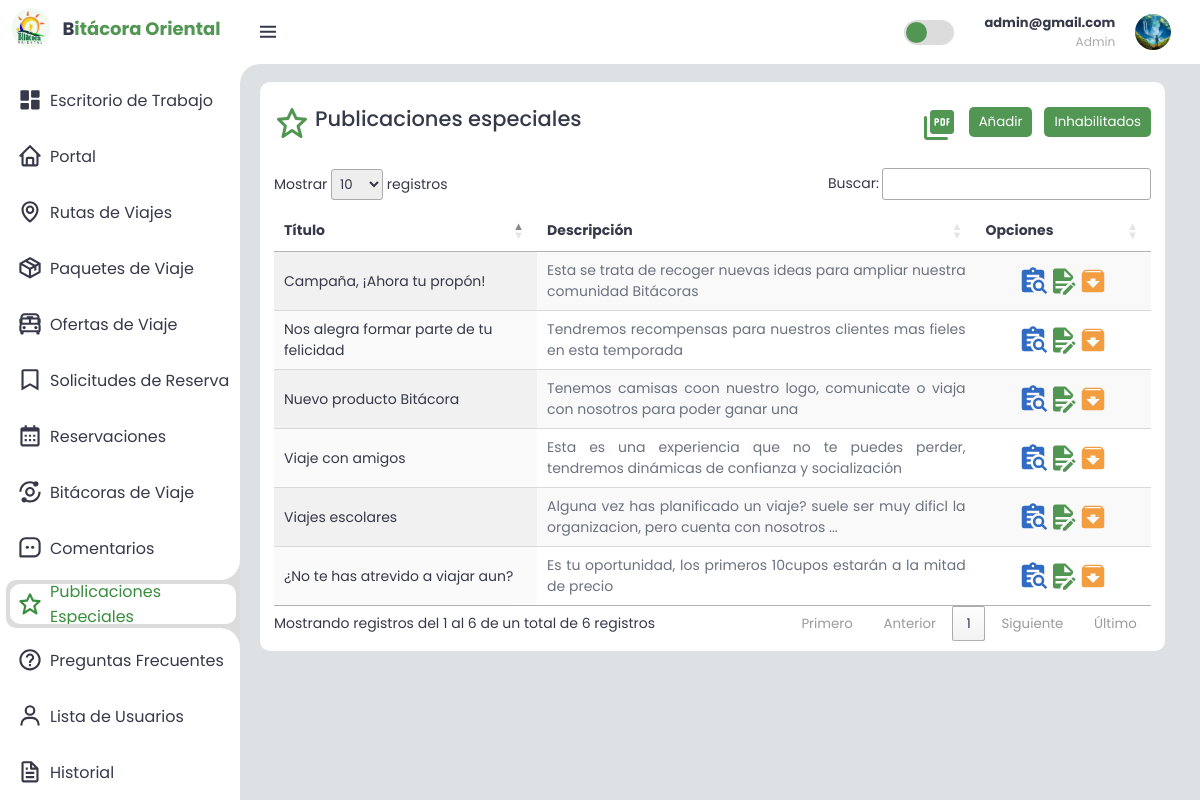
Page /index.php?controller=pubEspecial&action=list (signed in) on the committed database.
### tables this page shows
CREATE TABLE `pubspecials` (
  `idPubSpecial` int(11) NOT NULL COMMENT 'identificador unico de la publicacion especial',
  `title` varchar(100) NOT NULL COMMENT 'titulo unico de la publicacion especial',
  `description` varchar(300) NOT NULL COMMENT 'descripcion particular de la publicacion especial',
  `status` varchar(1) NOT NULL COMMENT 'indicador para saber si la publicacion especial esta habilitada o inhabilitada en el sistema',
  `idImage` int(11) NOT NULL COMMENT 'clave foranea que relaciona la publicacion especial con una imagen'
);

### index.php (called while the page is built, shortened)
<?php
try {
    require_once(CONTROLLER_PATH . "userSession.php");
    $controller = new $controllerName();
    $dataToView["data"] = array();
    if (method_exists($controller, $_GET["action"])){
        $dataToView['data'] = $controller->{$_GET["action"]}();
    }else{
        throw new Exception("Error en la acción del controlador, la acción no existe.");
    }
    require_once(VIEW_PATH . "template/header.php");
    require_once(VIEW_PATH . $controller->view . ".php");
    require_once(VIEW_PATH . "template/footer.php");
    } catch (PDOException $e) {
        putError($e);
    } catch (DivisionByZeroError $e) {
        putError($e);
    } catch (ArgumentCountError $e) {
        putError($e);
    } catch (TypeError $e) {
        putError($e);
    } catch (ErrorException $e) {
        putError($e);
    } catch (Exception $e) {
        putError($e);
}
?>

### controller/userSession.php (called while the page is built, shortened)
<?php
    class userSession {
        public function timeValidation(){
            $dateExpire = date("Y-m-d H:i:s");
            $seconds = strtotime($dateExpire) - strtotime($_SESSION['timeSession']) ;
            $minutes = $seconds / 60;
        }
    }
?>

### controller/pubEspecial.php (called while the page is built, shortened)
<?php
require_once(MODEL_PATH."pubEspecial.php");
    class pubEspecialController{
        public $ObjpubEspecial;
        public function __construct(){
            $this->ObjpubEspecial = new pubEspecial;
            $this->objUserSession = new userSession;
        }
        public function list(){
            return $this->ObjpubEspecial->getPubEspecialByStatus('enable');
        }
    }
?>

### model/db.php (called while the page is built, shortened)
<?php
class Db {
	public function __construct() {
		$this->host = constant('DB_HOST');
		$this->db = constant('DB');
		$this->user = constant('DB_USER');
		$this->pass = constant('DB_PASS');
        $this->conection = new PDO('mysql:host='.$this->host.'; dbname='.$this->db, $this->user, $this->pass);
	}
}
?>

### model/pubEspecial.php (called while the page is built, shortened)
<?php
require_once(MODEL_PATH."/db.php");
    class pubEspecial{
      public $conection;
      public function getConection(){
        $DbObj= new Db;
        $this->conection = $DbObj->conection;
      }
      public function getPubEspecialByStatus($opc) {
        $sql = "SELECT ps.*, i.imageUrl AS image
        FROM pubspecials ps
        INNER JOIN image i ON ps.idImage = i.idImage
        WHERE ps.status = ?";
        $stmt = $this->conection->prepare($sql);
        if ($opc === 'enable') {
            $stmt->execute(["1"]);
        } elseif ($opc === 'disable') {
            $stmt->execute(["0"]);
        }
        return $stmt->fetchAll();
    }
}
?>

### view/pubSpecial/pubEspecialList.php (the view, shortened to what this page needs)
<main>
    <div class="bottom-data">
        <div >
            <div class="header">
                <div class="titleModule">
                    <h2>Publicaciones especiales</h2>
                </div>
                <div class="buttom-container">
                <?php  if( isset($_SESSION['privilege']) && $_SESSION['privilege'] == 'admin' &&count($dataToView["data"]) > 0 ){ ?>
                         <a title="Descagar PDF" target="_blank" href="index.php?controller=reports&action=report" id="getDataButton"><?php echo PDF_ICON; ?></a>
                    <?php  } ?>
                    <a   title="Añadir" href="index.php?controller=pubEspecial&action=insert" >
                        <button class="button-Rev2" >Añadir</button></a>
                 <a  href="index.php?controller=pubEspecial&action=listDisable" title="Visualizar publicaciones inhabilitados"><button class="button-Rev2" >Inhabilitados</button></a>
                </div>
            </div>
            <table id="pubEspecialTable" class="display" style="width:100%" >
                <thead>
                    <tr>
                        <th>Título</th>
                        <th>Descripción</th>
                        <th>Opciones</th>
                    </tr>
                </thead>
                <tbody>
                    <?php
                    if (count($dataToView["data"]) > 0) {
                      foreach ($dataToView["data"] as $data) {
                    ?>
                      <tr>
                          <td><?php echo $data['title']; ?></td>
                          <td class="description">
                                <?php echo strlen($data['description']) > 100 ? substr($data['description'], 0, 100) . '...' : $data['description']; ?>
                            </td>
                          <td>
                            <div class="dataTable-icon-center">
                                <div title="Ver detalles" class="view-details" model='pubEspecial' id="<?php echo $data['idPubSpecial'] ?>" >
                                    <?php echo DETAILS_ICON ?>
                                </div>
                                <a  title="Editar" href="index.php?controller=pubEspecial&action=edit&id=<?php echo $data['idPubSpecial'] ?> ?>" title="Editar">
                                    <?php echo EDIT_ICON ?>
                                </a>
                                <a title="Inhabilitar" class="disable" href="index.php?controller=pubEspecial&action=status&opc=disable&id=<?php echo $data['idPubSpecial'] ?> ?>" title="Inhabilitar">
                                    <?php echo DISABLE_ICON ?>
                                </a>
                            </div>
                          </td>
                      </tr>
                    <?php
                      }
                    }
                    ?>
                </tbody>
            </table>
        </div>
  </div>
</main>

### asset/css/styleModel.css (style rules this page uses)
.button-Rev2 { padding: 5px 10px 5px 10px; background-color: #529654; color: #fff; border-radius: 5px; border: 0px; cursor: pointer; margin-left: 2px; }

### asset/css/styleNew.css (style rules this page uses)
:root { --light: #eeeeee; --primary: #319331; --light-primary: #CFE8FF; --grey: rgb(220, 220, 220); --dark-grey: #AAAAAA; --dark: #363949; --danger: #D32F2F; --light-danger: #FECDD3; --warning: #FBC02D; --light-warning: #FFF2C6; --success: #388E3C; --light-success: #BBF7D0; }
html { height: 100vh; }
* { margin: 0; padding: 0; box-sizing: border-box; font-family: 'Poppins', sans-serif; }
.bx { font-size: 1.7rem; }
a { text-decoration: none; }
html { overflow-x: hidden; }
body { background: var(--grey); }
.content main { width: 100%; max-height: calc(100vh - 56px); }
.content main .header { display: flex; align-items: center; justify-content: space-between; grid-gap: 16px; flex-wrap: wrap; margin-bottom: 5px; }
.content main .bottom-data { color: var(--dark); font-size: 14px; border-radius: 10px; overflow-x: auto; padding: 10px 1em; }
.content main .bottom-data>div { border-radius: 10px; background: var(--light); margin: 1vh 1.5em 0vh .5vw; overflow-x: auto; padding: 10px 1em; }
.dataTable-icon-center { display: flex; flex-direction: row; flex-wrap: nowrap; justify-content: center; align-items: normal; align-content: normal; }
.buttom-container { display: grid; grid-template-columns: 1fr 1fr; gap: 10px; margin: 10px 0px; }
.titleModule { display: flex; align-items: center; gap: 5px; }
.green { color: #529654; }
.orange { color: #f29d40; }
.blue { color :#306bc4; }
.icon-focus-options { transition: transform .2s; }
.view-details { display: inline; cursor: pointer; }

### asset/css/sabrina.css (style rules this page uses)
.header { display: flex; justify-content: space-between; align-items: center; margin-bottom: 20px; }
.display { width: auto; }
.buttom-container { display: flex; justify-content: space-between; margin-top: 15px; margin-bottom: 10px; }

### asset/css/estilosBitacora.css (style rules this page uses)
:root { --grey-100: #f4f4f4; --border-radius2x: 8px; --default: #777; --primary-inverse: #FFF; --dark-inverse: #FFF; --light-inverse: #777; --primary: #249819; --bs-gutter-x: 1.5rem; --bs-gutter-y: 0; --primary-rgba-0: rgba(0, 136, 204, 0); --primary-rgba-10: rgba(0, 136, 204, 0.1); --primary-rgba-20: rgba(0, 136, 204, 0.2); --light: #FFF; --light-100: #f2f2f2; --light-200: #ececec; --light-300: #e6e6e6; --light--100: #ffffff; --light--200: #ffffff; --light--300: #ffffff; --light-rgba-40: rgba(255, 255, 255, 0.4); --light-rgba-50: rgba(255, 255, 255, 0.5); --light-rgba-60: rgba(255, 255, 255, 0.6); --light-rgba-70: rgba(255, 255, 255, 0.7); --light-rgba-80: rgba(255, 255, 255, 0.8); --light-rgba-90: rgba(255, 255, 255, 0.9); }
h1, h2, h3, h4, h5, h6 { margin-top: 0; margin-bottom: .5rem; font-weight: 500; line-height: 1.2; color: var(--bs-heading-color); }
a { color: var(--primary); text-decoration: underline; }
a { text-decoration: none }
img, svg { vertical-align: middle; }

### asset/css/comments.css (style rules this page uses)
* { margin: 0; padding: 0; -webkit-box-sizing: border-box; -moz-box-sizing: border-box; box-sizing: border-box; }
body { font-family: 'Roboto', Arial, Helvetica, Sans-serif, Verdana; background: #dee1e3; }

### asset/css/stylePortal.css (style rules this page uses)
* { margin: 0; padding: 0; box-sizing: border-box; font-family: "Poppins", sans-serif; }
:root { --primary-header: #073b02; --primary-color: #084e1a; --secondary-color: #29951f; --dark-color: #012a0f; --white-color: #fff; --light-gray-color: #f2f2f2; --site-max-width: 1300px; }
html { scroll-behavior: smooth; }
a { text-decoration: none; }
.description { text-align: justify; color: rgb(107 114 128); height: auto; max-height: 75px; overflow-y: scroll; scrollbar-width: none; margin-bottom: 5px; }

### rows in the picture
pubspecials: title "Viaje con amigos", description "Esta es una experiencia que no te puedes perder, tendremos dinámicas de confianza y socialización"
pubspecials: title "Nuevo producto Bitácora", description "Tenemos camisas coon nuestro logo, comunicate o viaja con nosotros para poder ganar una"
pubspecials: title "¿No te has atrevido a viajar aun?", description "Es tu oportunidad, los primeros 10cupos estarán a la mitad de precio"
pubspecials: title "Viajes escolares", description "Alguna vez has planificado un viaje? suele ser muy dificl la organizacion, pero cuenta con nosotros"
pubspecials: title "Nos alegra formar parte de tu felicidad", description "Tendremos recompensas para nuestros clientes mas fieles en esta temporada"
pubspecials: title "Campaña, ¡Ahora tu propón!", description "Esta se trata de recoger nuevas ideas para ampliar nuestra comunidad Bitácoras"

### other values in the picture
$sessionData['user']['email'] "admin@gmail.com"
$_SESSION['privilege'] "Admin"
